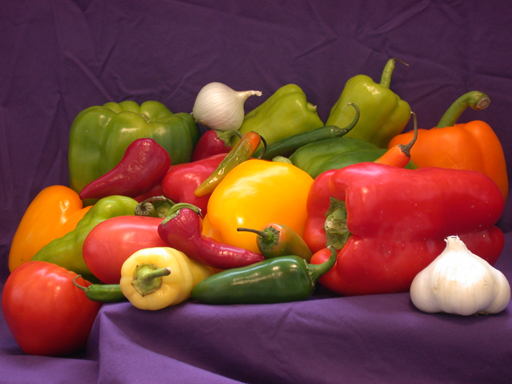
%> input picture Chapter03/images/peppers.png, 512 x 384 px
$ octave exercise3_02.m   (GNU Octave 9; MATLAB toolbox functions it lacks are replaced by stand-ins)
%> lines starting %> are read from the running program, lines starting %| are printed output that depends on the picture
% Read in images
A = imread('images/peppers.png');
%> A is the input picture: size 384x512x3 uint8; mean R, G, B 120.8, 66.4, 57.6
B = imread('images/mri.tif');
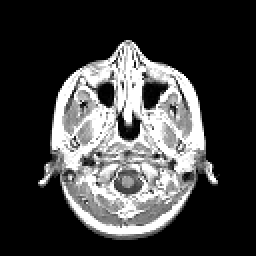
%> input picture Chapter03/mri.tif, 128 x 128 px (shown 2 times larger)
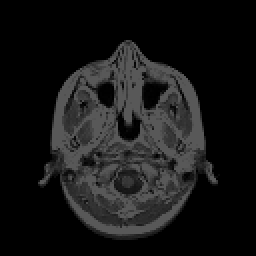
%> B: size 128x128 uint8 (shown 2 times larger); min 0, max 88, mean 22.3
C = imread('images/spine.tif');
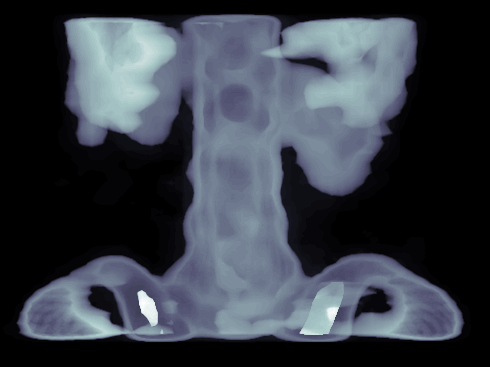
%> input picture Chapter03/images/spine.tif, 490 x 367 px
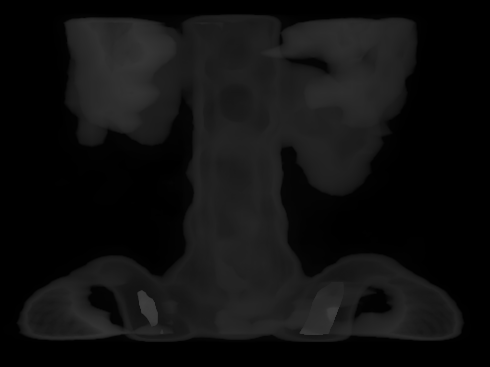
%> C: size 367x490 uint8; min 0, max 63, mean 15.7
D = imread('images/AT3_1m4_01.tif');
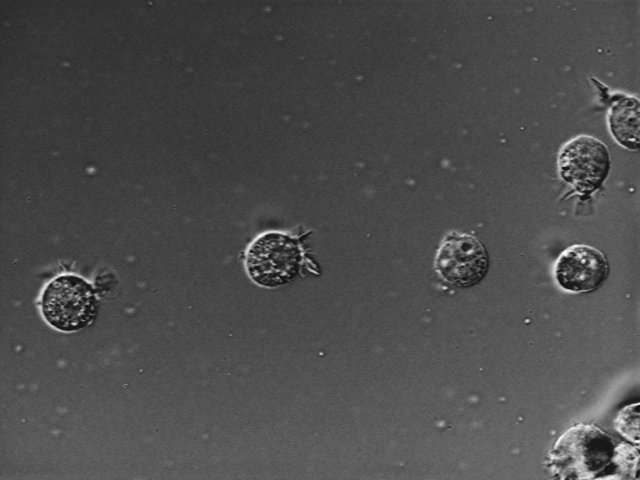
%> input picture Chapter03/images/AT3_1m4_01.tif, 640 x 480 px
%> D is the input picture: size 480x640 uint8; min 15, max 254, mean 76.6

% Invert and plot images
subplot(4, 2, 1), imshow(A);
subplot(4, 2, 2), imshow(imcomplement(A));
subplot(4, 2, 3), imshow(B);
subplot(4, 2, 4), imshow(imcomplement(B));
subplot(4, 2, 5), imshow(C);
subplot(4, 2, 6), imshow(imcomplement(C));
%> after `imshow(imcomplement(C))`:
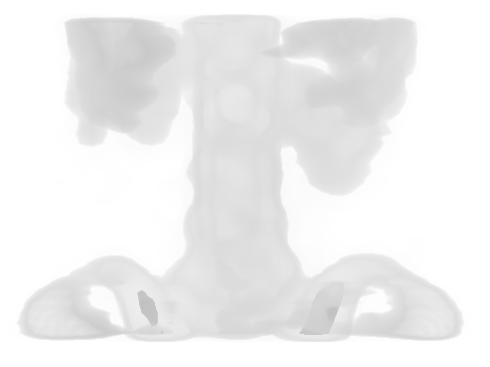
%> displayed picture: size 367x490, on the screen's scale of 0 to 255; min 192, max 255, mean 239.3
subplot(4, 2, 7), imshow(D);
subplot(4, 2, 8), imshow(imcomplement(D));
%> after `imshow(imcomplement(D))`:
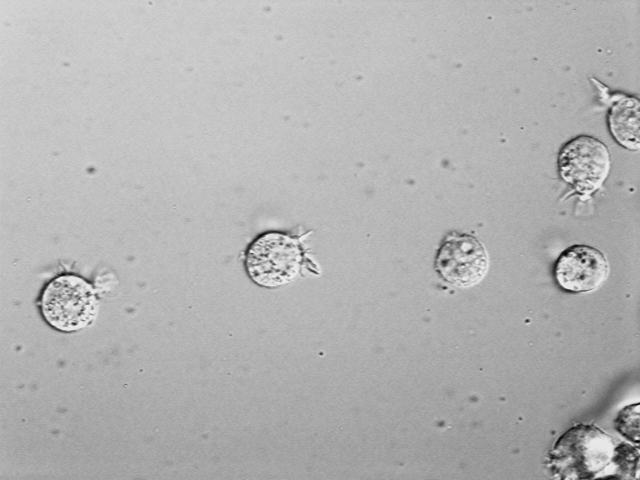
%> displayed picture: size 480x640, on the screen's scale of 0 to 255; min 1, max 240, mean 178.4
